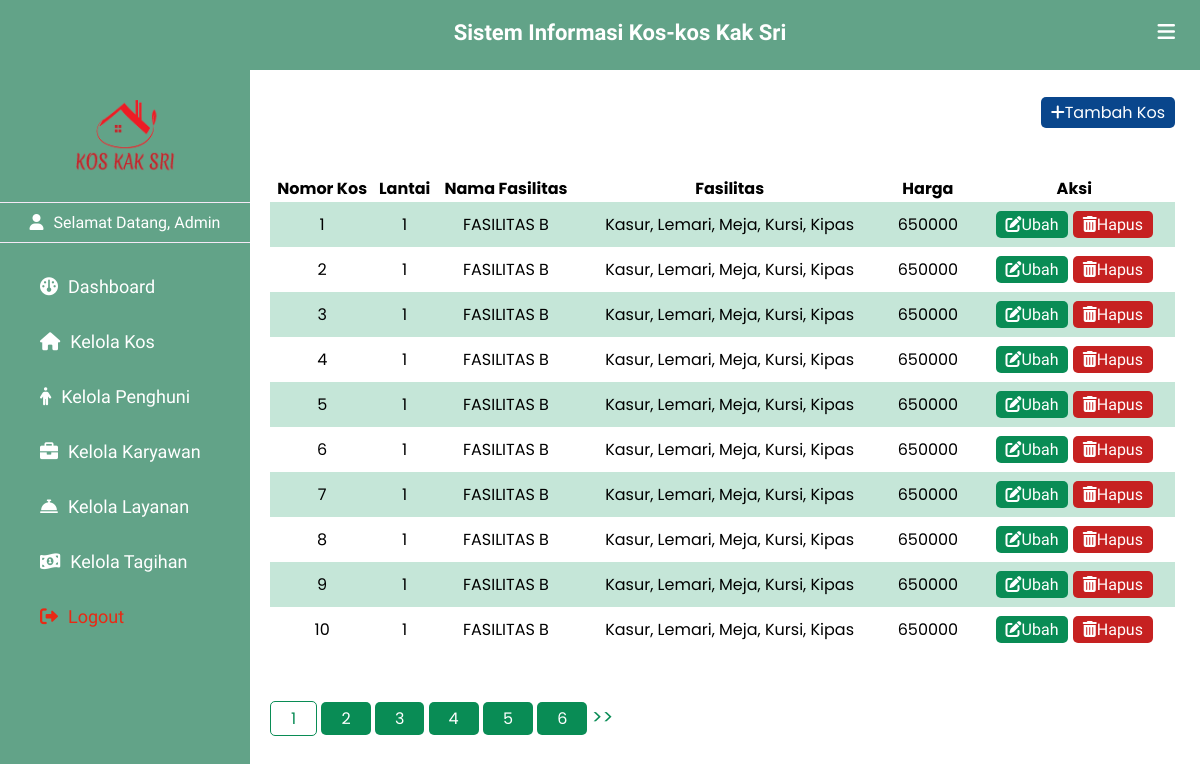
The app's page /kelola_kos.php (signed in) with its own data.
### tables this page shows
CREATE TABLE `info_kos` (
  `no_kos` int(11) NOT NULL,
  `lantai` int(11) NOT NULL,
  `fasilitas` varchar(100) NOT NULL
);

CREATE TABLE `info_fasilitas` (
  `fasilitas` varchar(20) NOT NULL,
  `detail_fasilitas` varchar(100) NOT NULL,
  `harga` int(11) NOT NULL
);

### connection.php (called while the page is built, shortened)
<?php
$server = "localhost";
$user = "root";
$pass = "";
$db_name = "db_final";
$conn = mysqli_connect($server, $user, $pass, $db_name);
function query($query) {
    global $conn;
    $result = mysqli_query($conn, $query);
    $rows = [];
    while($row = mysqli_fetch_assoc($result)){
        $rows[] = $row;
    }
    return $rows;
}
?>

### kelola_kos.php (the view, shortened to what this page needs)
<?php
include 'connection.php';
$jumlahDataPerHalaman = 10;
$jumlahData = count(query("SELECT * FROM info_kos"));
$jumlahHalaman = ceil($jumlahData/$jumlahDataPerHalaman);
$halamanAktif = ( isset($_GET["halaman"])) ? $_GET["halaman"] : 1;
$awalData = ($jumlahDataPerHalaman * $halamanAktif) - $jumlahDataPerHalaman;
$kos = query("SELECT * FROM info_kos
              INNER JOIN info_fasilitas using(fasilitas) ORDER BY no_kos LIMIT $awalData, $jumlahDataPerHalaman");
?>
<!DOCTYPE html>
<html lang="en">
<head>
    <link rel="stylesheet" href="https://cdnjs.cloudflare.com/ajax/libs/simple-icons/6.15.0/simpleicons.svg">
    <link href='https://unpkg.com/boxicons@2.1.2/css/boxicons.min.css' rel='stylesheet'>
    <link rel="stylesheet" href="https://cdnjs.cloudflare.com/ajax/libs/font-awesome/6.0.0/css/all.min.css">
    <link rel="stylesheet" href="myProjects/webProject/icofont/css/icofont.min.css">
    <link rel="stylesheet" href="css/style_kos.css">
</head>
<body>
    <header>
       <div class="left_area">
            <h3>Sistem Informasi Kos-kos Kak Sri</h3>
       </div>
       <div class="right_area">
            <i class="fa-solid fa-bars" id="btn"></i>
       </div>
    </header>
    <div class="sidebar">
        <div class="logo_profile">
            <img src="asset/kosmerah.png " class="logo" alt="" width="100px" >
        </div>
        <div class="menu">
            <p id="admin"><i class="fa-solid fa-user"></i><span>Selamat Datang, Admin</span></p>
            <a href="index.php"><i class="fa-solid fa-gauge"></i><span>Dashboard</span></a>
            <a href="kelola_kos.php" ><i class="fa-solid fa-house"></i><span>Kelola Kos</span></a>
            <a href="kelola_penghuni.php"><i class="fa-solid fa-person"></i><span>Kelola Penghuni</span></a>
            <a href="kelola_pegawai.php"><i class="fa-solid fa-briefcase"></i><span>Kelola Karyawan</span></a>
            <a href="kelola_layanan.php"><i class="fa-sharp fa-solid fa-bell-concierge"></i><span>Kelola Layanan</span></a>
            <a href="kelola_tagihan.php"><i class="fa-solid fa-money-bill-1-wave"></i><span>Kelola Tagihan</span></a>
            <a href="controller/logout.php" id="logout"><i class="fa-solid fa-right-from-bracket"></i><span>Logout</span></a>
        </div>
    </div>
    <div class="content">
        <div class="tombol-tambah">
         <a href="tambah_kos.php" id="tbl-tambah"><i class="fa-solid fa-plus"></i><span>Tambah Kos</a>
        </div>
      <table border="0" border-collapse="collapse" width="100%" id="tampil" style="margin-bottom:50px">
        <thead>
            <th style="text-align:center">Nomor Kos</th>
            <th style="text-align:center">Lantai</th>
            <th style="text-align:center">Nama Fasilitas</th>
            <th style="text-align:center">Fasilitas</th>
            <th style="text-align:center">Harga</th>
            <th style="text-align:center">Aksi</th>
        </thead>
        <tbody>
            <?php foreach($kos as $pg) : ?>
            <tr>
                <td style="text-align:center"><?php echo $pg["no_kos"]?></td>
                <td style="text-align:center"><?php echo $pg["lantai"];?></td>
                <td style="text-align:center"><?php echo $pg["fasilitas"];?></td>
                <td style="text-align:center"><?php echo $pg["detail_fasilitas"]; ?></td>
                <td style="text-align:center"><?php echo $pg["harga"]; ?></td>
                <td  class="tabel_aksi" style="text-align:center">
                    <a href="ubah_kos.php?no_kos=<?php echo $pg["no_kos"]; ?>" id="tbl-ubah"><i class="fa-solid fa-pen-to-square"></i>Ubah</a>
                    <a href="controller/hapus_kos.php?no_kos=<?php echo $pg["no_kos"]; ?>" id="tbl-hapus"><i class="fa-solid fa-trash-can"></i>Hapus</a>
                </td>
            </tr>
            <?php endforeach; ?>
        </tbody>
      </table>
        <?php for($i = 1; $i <= $jumlahHalaman; $i++) :?>
            <?php if($i== $halamanAktif) :?>
                <a href="?halaman=<?php echo $i ?>" style="background-color:#fff; padding:5px 20px; margin-top:100px;color:#098c55; text-decoration:none; border-radius:5px; border:1px solid #098c55 "><?php echo $i ?></a>
            <?php else :?>
                <a href="?halaman=<?php echo $i ?>" style="background-color:#098c55; padding:5px 20px; margin-top:100px;color:#fff; text-decoration:none; border-radius:5px "><?php echo $i ?></a>
            <?php endif; ?>
        <?php endfor; ?>
        <?php if($halamanAktif < $jumlahHalaman) :?>
            <a href="?halaman=<?php echo $halamanAktif + 1?>" style="font-size:20px;text-decoration:none;color:#098c55">&gt&gt</a>
        <?php endif; ?>
    </div>
</body>
</html>

### css/css/style_kos.css (style rules this page uses)
body { margin: 0; padding: 0; font-family: "Poppins", sans-serif; overflow-x: hidden; }
header { position: fixed; background: #62A388; padding: 20px; width: 100%; height: 30px; }
.left_area h3 { color: #fff; margin: 0; font-size: 22px; font-weight: 900; text-align: center; font-family: "Philosopher", sans-serif; }
#btn { padding: 5px; float: right; color: #fff; margin-top: -28px; font-size: 20px; margin-right: 40px; }
#admin { padding-top: 10px; padding-bottom: 10px; color: #fff; border-top: 1px solid #fefe; border-bottom: 1px solid #fefe; text-align: center; }
.sidebar { background: #62A388; padding-top: 30px; position: fixed; left: 0; width: 250px; height: 100%; margin-top: 70px; transition: all 0.5s ease; font-family: "El Messiri", sans-serif; overflow-y: auto; }
.logo_profile { display: flex; flex-direction: column; justify-content: center; align-items: center; }
.sidebar .logo { margin-bottom: 10px; transition: all 0.5s ease; }
.sidebar a { color: #fff; display: block; width: 100%; line-height: 55px; text-decoration: none; padding-left: 40px; box-sizing: border-box; font-size: 18px; font-family: "Poppins", sans-serif; }
.sidebar a span { font-family: "El Messiri", sans-serif; }
.sidebar i { padding-right: 10px; }
.sidebar #logout { color: rgb(233, 41, 20); }
.content { padding-top: 80px; padding-left: 270px; margin-right: 25px; transition: all 0.5s ease; text-align: justify; }
.content table#tampil { margin-top: 50px; border-collapse: collapse; border: none; }
.content table#tampil tbody tr td { padding: 10px; }
.content table#tampil tbody tr:nth-child(odd) { background-color: #c5e6d8; }
.content .tabel_aksi { text-align: center; }
.content .tabel_aksi a { text-decoration: none; font-family: "El Messiri", sans-serif; }
.content #tbl-ubah { background-color: #098c55; padding: 4px 10px; border-radius: 5px; color: #fff; }
.content #tbl-hapus { background-color: #c62121; padding: 4px 10px; border-radius: 5px; color: #fff; }
.content #tbl-tambah { background-color: #09468c; padding: 4px 10px; border-radius: 5px; color: #fff; text-decoration: none; }
.content .tombol-tambah { padding-top: 20px; text-align: right; }

### records on screen
info_kos: no_kos "1", lantai "1", fasilitas "FASILITAS B", fasilitas.detail_fasilitas "Kasur, Lemari, Meja, Kursi, Kipas", fasilitas.harga "650000"
info_kos: no_kos "2", lantai "1", fasilitas "FASILITAS B", fasilitas.detail_fasilitas "Kasur, Lemari, Meja, Kursi, Kipas", fasilitas.harga "650000"
info_kos: no_kos "3", lantai "1", fasilitas "FASILITAS B", fasilitas.detail_fasilitas "Kasur, Lemari, Meja, Kursi, Kipas", fasilitas.harga "650000"
info_kos: no_kos "4", lantai "1", fasilitas "FASILITAS B", fasilitas.detail_fasilitas "Kasur, Lemari, Meja, Kursi, Kipas", fasilitas.harga "650000"
info_kos: no_kos "5", lantai "1", fasilitas "FASILITAS B", fasilitas.detail_fasilitas "Kasur, Lemari, Meja, Kursi, Kipas", fasilitas.harga "650000"
info_kos: no_kos "6", lantai "1", fasilitas "FASILITAS B", fasilitas.detail_fasilitas "Kasur, Lemari, Meja, Kursi, Kipas", fasilitas.harga "650000"
info_kos: no_kos "7", lantai "1", fasilitas "FASILITAS B", fasilitas.detail_fasilitas "Kasur, Lemari, Meja, Kursi, Kipas", fasilitas.harga "650000"
info_kos: no_kos "8", lantai "1", fasilitas "FASILITAS B", fasilitas.detail_fasilitas "Kasur, Lemari, Meja, Kursi, Kipas", fasilitas.harga "650000"
info_kos: no_kos "9", lantai "1", fasilitas "FASILITAS B", fasilitas.detail_fasilitas "Kasur, Lemari, Meja, Kursi, Kipas", fasilitas.harga "650000"
info_kos: no_kos "10", lantai "1", fasilitas "FASILITAS B", fasilitas.detail_fasilitas "Kasur, Lemari, Meja, Kursi, Kipas", fasilitas.harga "650000"
